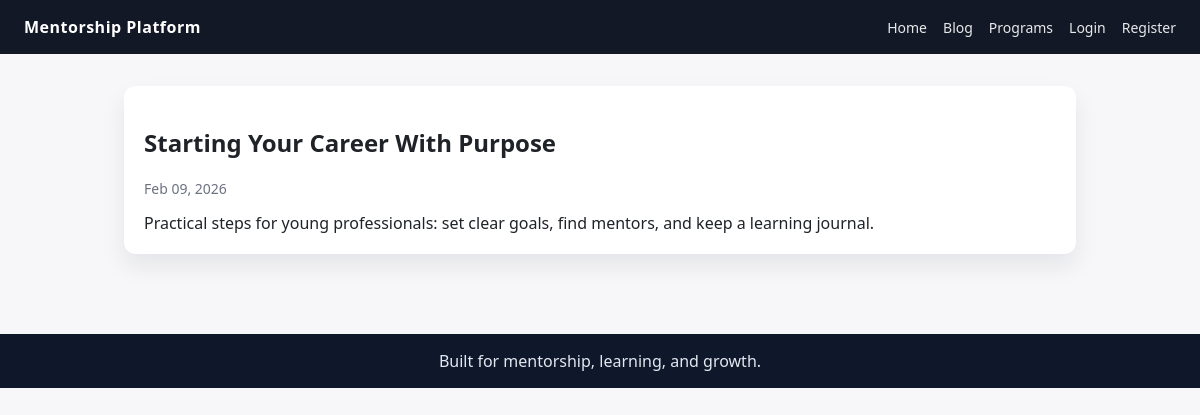
Screenshot of /post/2 with the database file from the repository.
### app/models.py (models this page shows)
class Post(db.Model):
    id = db.Column(db.Integer, primary_key=True)
    title = db.Column(db.String(200))
    content = db.Column(db.Text)
    created_at = db.Column(db.DateTime, default=datetime.utcnow)

### app/routes.py (the view)
@main.route("/post/<int:post_id>")
def post_detail(post_id):
    post = Post.query.get_or_404(post_id)
    return render_template("post.html", post=post)

### templates/post.html (shortened to what this page needs)
{% extends "base.html" %}
{% block content %}
<article class="card">
	<h1>{{ post.title }}</h1>
	<p class="muted">{{ post.created_at.strftime('%b %d, %Y') }}</p>
	<div class="content-body">{{ post.content }}</div>
</article>
{% endblock %}

### static/style.css (style rules this page uses)
* { box-sizing: border-box; }
body { margin: 0; font-family: "Segoe UI", Tahoma, sans-serif; background: #f7f7f9; color: #1f2328; }
.card { background: #fff; padding: 20px; border-radius: 12px; box-shadow: 0 12px 24px rgba(15, 23, 42, 0.08); }
.muted { color: #6b7280; font-size: 14px; }

### rows the page displays
Post: title "Starting Your Career With Purpose", created_at "Feb 09, 2026", content "Practical steps for young professionals: set clear goals, find mentors, and keep a learning journal."
